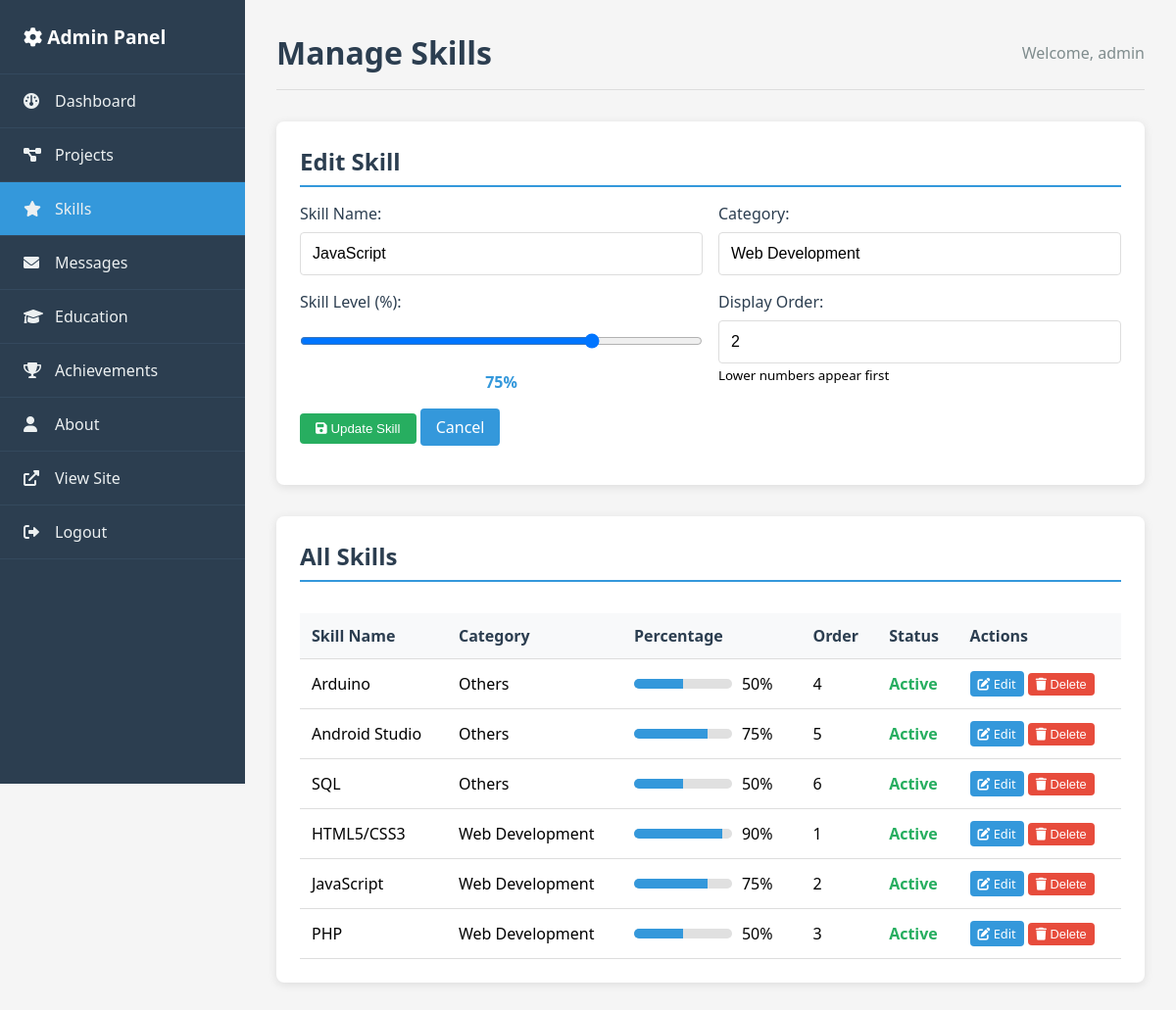
The page /admin/skills.php?edit=2 (signed in) on the database its author committed.
### tables this page shows
CREATE TABLE skills (
    id INT AUTO_INCREMENT PRIMARY KEY,
    skill_name VARCHAR(100) NOT NULL,
    category VARCHAR(100) NOT NULL,
    percentage INT NOT NULL CHECK (percentage >= 0 AND percentage <= 100),
    status ENUM('active', 'inactive') DEFAULT 'active',
    display_order INT DEFAULT 0,
    created_at TIMESTAMP DEFAULT CURRENT_TIMESTAMP,
    updated_at TIMESTAMP DEFAULT CURRENT_TIMESTAMP ON UPDATE CURRENT_TIMESTAMP
);

### functions/portfolio_functions.php (called while the page is built, shortened)
<?php
require_once __DIR__ . '/../config/database.php';
function getSkillById($pdo, $id) {
    $sql = "SELECT * FROM skills WHERE id = ?";
    return fetchOne($pdo, $sql, [$id]);
}
?>

### config/database.php (called while the page is built, shortened)
<?php
function executeQuery($pdo, $sql, $params = []) {
    try {
        $stmt = $pdo->prepare($sql);
        $stmt->execute($params);
        return $stmt;
    } catch(PDOException $e) {
        error_log("Database Error: " . $e->getMessage());
        return false;
    }
}
function fetchAll($pdo, $sql, $params = []) {
    $stmt = executeQuery($pdo, $sql, $params);
    return $stmt ? $stmt->fetchAll() : [];
}
function fetchOne($pdo, $sql, $params = []) {
    $stmt = executeQuery($pdo, $sql, $params);
    return $stmt ? $stmt->fetch() : null;
}
?>

### admin/skills.php (the view, shortened to what this page needs)
<?php
require_once '../config/database.php';
require_once '../functions/portfolio_functions.php';
$skills = fetchAll($pdo, "SELECT * FROM skills ORDER BY category, display_order ASC");
$editSkill = null;
if (isset($_GET['edit']) && is_numeric($_GET['edit'])) {
    $editSkill = getSkillById($pdo, $_GET['edit']);
}
?>
<!DOCTYPE html>
<html lang="en">
<head>
    <link rel="stylesheet" href="https://cdnjs.cloudflare.com/ajax/libs/font-awesome/6.0.0/css/all.min.css">
    <link rel="stylesheet" href="admin_style.css">
</head>
<body>
    <div class="admin-container">
        <nav class="sidebar">
            <div class="sidebar-header">
                <h2><i class="fas fa-cog"></i> Admin Panel</h2>
            </div>
            <ul class="sidebar-menu">
                <li><a href="dashboard.php"><i class="fas fa-dashboard"></i> Dashboard</a></li>
                <li><a href="projects.php"><i class="fas fa-project-diagram"></i> Projects</a></li>
                <li><a href="skills.php" class="active"><i class="fas fa-star"></i> Skills</a></li>
                <li><a href="messages.php"><i class="fas fa-envelope"></i> Messages</a></li>
                <li><a href="education.php"><i class="fas fa-graduation-cap"></i> Education</a></li>
                <li><a href="achievements.php"><i class="fas fa-trophy"></i> Achievements</a></li>
                <li><a href="about.php"><i class="fas fa-user"></i> About</a></li>
                <li><a href="../index.php" target="_blank"><i class="fas fa-external-link-alt"></i> View Site</a></li>
                <li><a href="logout.php"><i class="fas fa-sign-out-alt"></i> Logout</a></li>
            </ul>
        </nav>
        <div class="main-content">
            <div class="header">
                <h1>Manage Skills</h1>
                <div class="user-info">
                    Welcome, <?php echo htmlspecialchars($_SESSION['admin_username']); ?>
                </div>
            </div>
            <div class="content-section">
                <h2><?php echo $editSkill ? 'Edit Skill' : 'Add New Skill'; ?></h2>
                <form method="POST">
                    <div class="form-row">
                        <div class="form-group">
                            <label for="skill_name">Skill Name:</label>
                            <input type="text" id="skill_name" name="skill_name" required
                                   value="<?php echo $editSkill ? htmlspecialchars($editSkill['skill_name']) : ''; ?>">
                        </div>
                        <div class="form-group">
                            <label for="category">Category:</label>
                            <input type="text" id="category" name="category" required
                                   placeholder="e.g., Web Development, Programming Languages"
                                   value="<?php echo $editSkill ? htmlspecialchars($editSkill['category']) : ''; ?>">
                        </div>
                    </div>
                    <div class="form-row">
                        <div class="form-group">
                            <label for="percentage">Skill Level (%):</label>
                            <input type="range" id="percentage" name="percentage" min="0" max="100"
                                   value="<?php echo $editSkill ? $editSkill['percentage'] : '50'; ?>"
                                   oninput="updatePercentageDisplay(this.value)">
                            <div class="percentage-display">
                                <span id="percentageValue"><?php echo $editSkill ? $editSkill['percentage'] : '50'; ?>%</span>
                            </div>
                        </div>
                        <div class="form-group">
                            <label for="display_order">Display Order:</label>
                            <input type="number" id="display_order" name="display_order" min="0"
                                   value="<?php echo $editSkill ? $editSkill['display_order'] : '0'; ?>">
                            <small>Lower numbers appear first</small>
                        </div>
                    </div>
                    <div class="form-group">
                        <button type="submit" class="btn btn-success">
                            <i class="fas fa-save"></i> <?php echo $editSkill ? 'Update Skill' : 'Add Skill'; ?>
                        </button>
                        <?php if ($editSkill): ?>
                            <a href="skills.php" class="btn">Cancel</a>
                        <?php endif; ?>
                    </div>
                </form>
            </div>
            <div class="content-section">
                <h2>All Skills</h2>
                <?php if (empty($skills)): ?>
                    <p class="text-center">No skills found. Add your first skill above!</p>
                <?php else: ?>
                    <div class="table-container">
                        <table class="admin-table">
                            <thead>
                                <tr>
                                    <th>Skill Name</th>
                                    <th>Category</th>
                                    <th>Percentage</th>
                                    <th>Order</th>
                                    <th>Status</th>
                                    <th>Actions</th>
                                </tr>
                            </thead>
                            <tbody>
                                <?php
                                foreach ($skills as $skill):
                                ?>
                                    <tr>
                                        <td><?php echo htmlspecialchars($skill['skill_name']); ?></td>
                                        <td><?php echo htmlspecialchars($skill['category']); ?></td>
                                        <td>
                                            <div class="skill-progress">
                                                <div class="progress-bar">
                                                    <div class="progress-fill" style="width: <?php echo $skill['percentage']; ?>%"></div>
                                                </div>
                                                <span><?php echo $skill['percentage']; ?>%</span>
                                            </div>
                                        </td>
                                        <td><?php echo $skill['display_order']; ?></td>
                                        <td>
                                            <span class="status-<?php echo $skill['status']; ?>">
                                                <?php echo ucfirst($skill['status']); ?>
                                            </span>
                                        </td>
                                        <td>
                                            <a href="skills.php?edit=<?php echo $skill['id']; ?>" class="btn btn-sm">
                                                <i class="fas fa-edit"></i> Edit
                                            </a>
                                            <form method="POST" style="display: inline;"
                                                  onsubmit="return confirm('Are you sure you want to delete this skill?')">
                                                <button type="submit" class="btn btn-sm btn-danger">
                                                    <i class="fas fa-trash"></i> Delete
                                                </button>
                                            </form>
                                        </td>
                                    </tr>
                                <?php endforeach; ?>
                            </tbody>
                        </table>
                    </div>
                <?php endif; ?>
            </div>
        </div>
    </div>
</body>
</html>

### admin/admin_style.css (style rules this page uses)
* { margin: 0; padding: 0; box-sizing: border-box; }
body { font-family: 'Segoe UI', Tahoma, Geneva, Verdana, sans-serif; background: #f5f5f5; }
.admin-container { display: flex; min-height: 100vh; }
.sidebar { width: 250px; background: #2c3e50; color: white; position: fixed; height: 100vh; overflow-y: auto; }
.sidebar-header { padding: 1.5rem; border-bottom: 1px solid #34495e; }
.sidebar-header h2 { font-size: 1.2rem; }
.sidebar-menu { list-style: none; padding: 0; }
.sidebar-menu li { border-bottom: 1px solid #34495e; }
.sidebar-menu a { display: flex; align-items: center; padding: 1rem 1.5rem; color: #ecf0f1; text-decoration: none; transition: background 0.3s ease; position: relative; }
.sidebar-menu a:hover, .sidebar-menu a.active { background: #3498db; }
.sidebar-menu a i { margin-right: 0.75rem; width: 20px; }
.main-content { margin-left: 250px; padding: 2rem; width: calc(100% - 250px); }
.header { display: flex; justify-content: space-between; align-items: center; margin-bottom: 2rem; padding-bottom: 1rem; border-bottom: 1px solid #ddd; }
.header h1 { color: #2c3e50; }
.user-info { color: #7f8c8d; }
.content-section { background: white; padding: 1.5rem; border-radius: 8px; box-shadow: 0 2px 10px rgba(0,0,0,0.1); margin-bottom: 2rem; }
.content-section h2 { color: #2c3e50; margin-bottom: 1rem; padding-bottom: 0.5rem; border-bottom: 2px solid #3498db; }
.table-container { overflow-x: auto; }
.admin-table { width: 100%; border-collapse: collapse; margin-top: 1rem; }
.admin-table th, .admin-table td { padding: 0.75rem; text-align: left; border-bottom: 1px solid #ddd; }
.admin-table th { background: #f8f9fa; font-weight: 600; color: #2c3e50; }
.btn { background: #3498db; color: white; padding: 0.5rem 1rem; border: none; border-radius: 4px; text-decoration: none; cursor: pointer; display: inline-block; transition: background 0.3s ease; }
.btn-sm { padding: 0.25rem 0.5rem; font-size: 0.8rem; }
.btn-success { background: #27ae60; }
.btn-danger { background: #e74c3c; }
.form-group { margin-bottom: 1rem; }
.form-group label { display: block; margin-bottom: 0.5rem; color: #2c3e50; font-weight: 500; }
.form-group input, .form-group textarea, .form-group select { width: 100%; padding: 0.75rem; border: 1px solid #ddd; border-radius: 4px; font-size: 1rem; }
.form-row { display: grid; grid-template-columns: 1fr 1fr; gap: 1rem; }
.btn-danger { background: #e74c3c; border-color: #c0392b; }

### admin/skills.php (style rules this page uses)
.skill-progress { display: flex; align-items: center; gap: 10px; }
.progress-bar { width: 100px; height: 10px; background: #e0e0e0; border-radius: 5px; overflow: hidden; }
.progress-fill { height: 100%; background: #3498db; transition: width 0.3s ease; }
.percentage-display { text-align: center; margin-top: 5px; font-weight: bold; color: #3498db; }
input[type="range"] { width: 100%; }
.status-active { color: #27ae60; font-weight: bold; }

### rows shown on the page
skills: skill_name "JavaScript", category "Web Development", percentage "75", display_order "2", status "Active"
skills: skill_name "Arduino", category "Others", percentage "50", display_order "4", status "Active"
skills: skill_name "Android Studio", category "Others", percentage "75", display_order "5", status "Active"
skills: skill_name "SQL", category "Others", percentage "50", display_order "6", status "Active"
skills: skill_name "HTML5/CSS3", category "Web Development", percentage "90", display_order "1", status "Active"
skills: skill_name "PHP", category "Web Development", percentage "50", display_order "3", status "Active"

### other values the page prints
$_SESSION['admin_username'] "admin"
